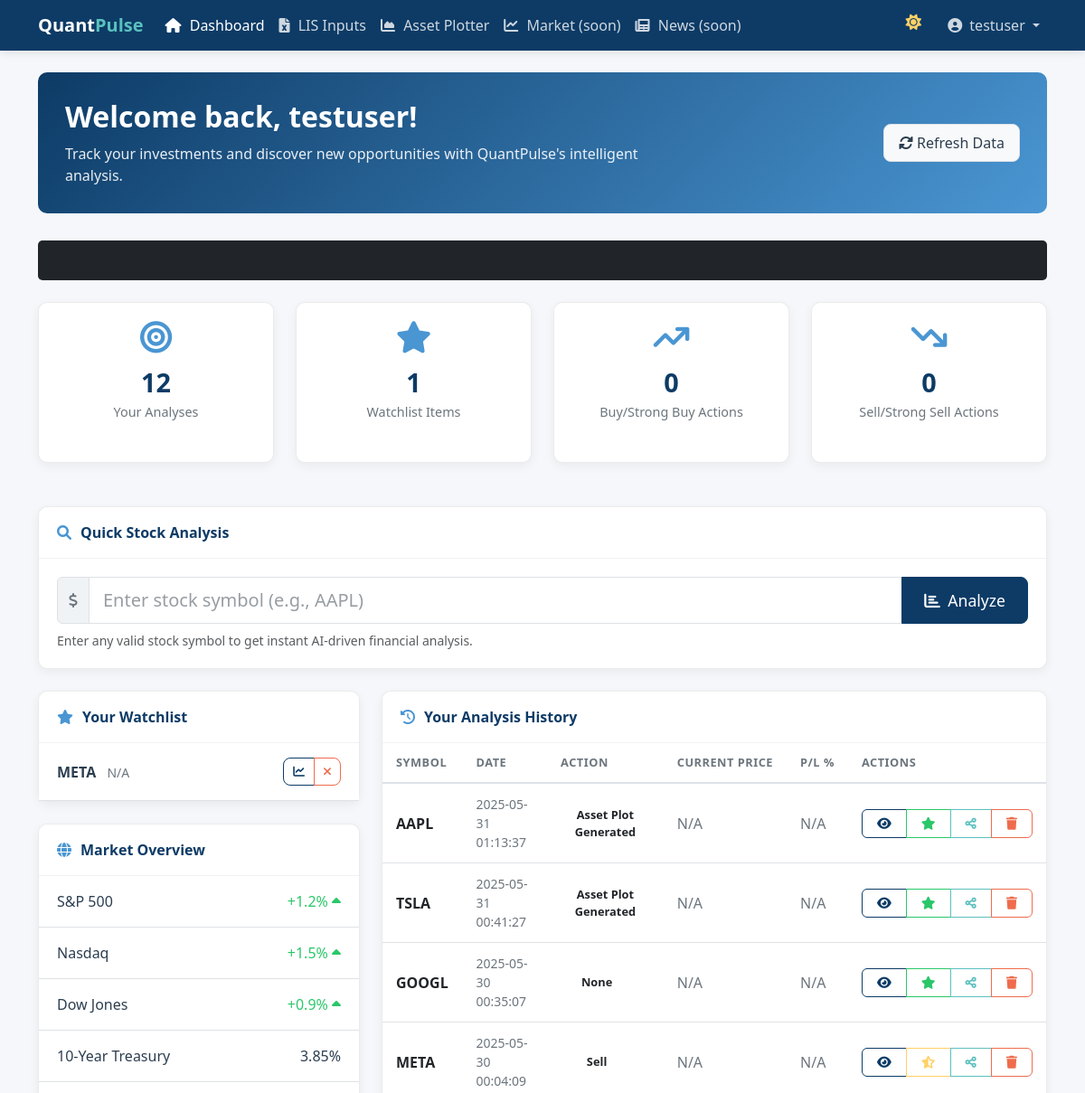
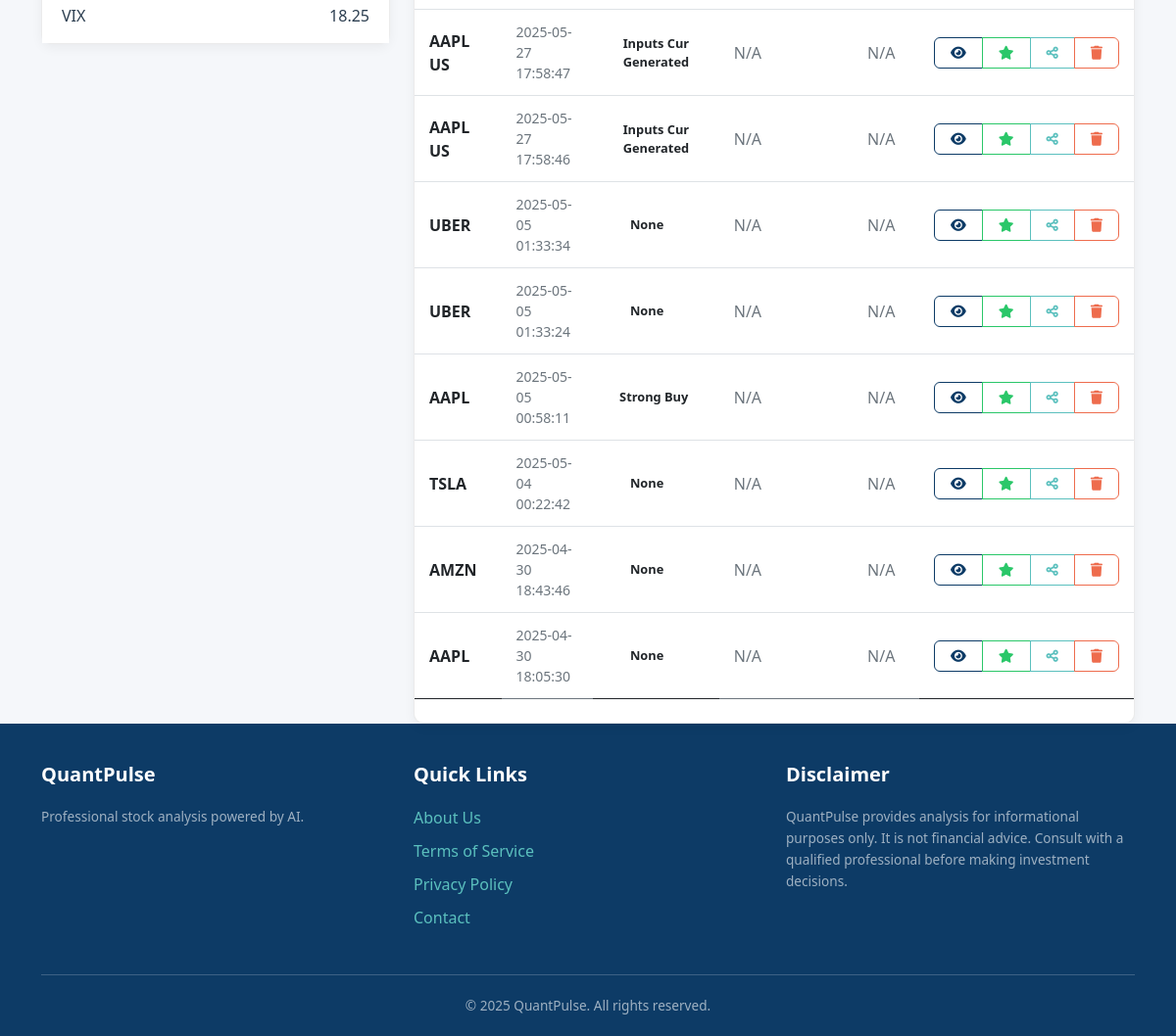
The page / (signed in) on the database its author committed (2 pictures, top to bottom).
### tables this page shows
CREATE TABLE watchlists (
            id INTEGER PRIMARY KEY AUTOINCREMENT,
            user_id INTEGER,
            symbol TEXT NOT NULL,
            UNIQUE(user_id, symbol),
            FOREIGN KEY (user_id) REFERENCES users(id)
        );

CREATE TABLE analyses (
            id INTEGER PRIMARY KEY AUTOINCREMENT,
            user_id INTEGER,
            symbol TEXT NOT NULL,
            analysis_data TEXT NOT NULL,  -- JSON string of analysis result
            timestamp DATETIME DEFAULT CURRENT_TIMESTAMP,
            user_action TEXT,  -- New column for Strong Buy/Sell, Buy/Sell
            FOREIGN KEY (user_id) REFERENCES users(id)
        );

### server.py (the view)
@app.route('/')
def index():
    if 'user_id' not in session:
        return redirect(url_for('login'))
    conn = get_db_connection()
    cursor = conn.cursor()
    cursor.execute('''
        SELECT id, symbol, timestamp, user_action
        FROM analyses
        WHERE user_id = ?
        ORDER BY timestamp DESC
    ''', (session['user_id'],))
    analyses = cursor.fetchall()
    cursor.execute('''
        SELECT symbol
        FROM watchlists
        WHERE user_id = ?
    ''', (session['user_id'],))
    watchlist = [row['symbol'] for row in cursor.fetchall()]
    conn.close()
    return render_template('index.html', analyses=analyses, watchlist=watchlist, username=session['username'])

### server.py (called while the page is built)
@app.context_processor
def inject_now():
  return {'now': datetime.utcnow()}

def get_db_connection():
    conn = sqlite3.connect(DB_FILE)
    conn.row_factory = sqlite3.Row
    return conn

### templates/index.html (shortened to what this page needs)
<!DOCTYPE html>
<html lang="en">
<head>
    <link href="https://cdn.jsdelivr.net/npm/bootstrap@5.3.0/dist/css/bootstrap.min.css" rel="stylesheet">
    <link rel="stylesheet" href="https://cdnjs.cloudflare.com/ajax/libs/font-awesome/6.0.0/css/all.min.css">
    <link rel="stylesheet" href="{{ url_for('static', filename='css/styles.css') }}?v={{ range(1000, 9999) | random }}"> </head>
<body>
    <nav class="navbar navbar-expand-lg navbar-dark sticky-top">
        <div class="container">
            <a class="navbar-brand" href="{{ url_for('index') }}">Quant<span>Pulse</span></a>
            <div class="collapse navbar-collapse" id="navbarNav">
                 <ul class="navbar-nav me-auto mb-2 mb-lg-0">
                    <li class="nav-item">
                        <a class="nav-link active" href="{{ url_for('index') }}"><i class="fas fa-home"></i> Dashboard</a>
                    <li class="nav-item">
                        <a class="nav-link" href="{{ url_for('inputs_cur_page') }}"><i class="fas fa-file-excel"></i> LIS Inputs</a>
                    </li>
                    </li>
                    <li class="nav-item">
                        <a class="nav-link" href="{{ url_for('asset_plotter_page') }}"><i class="fas fa-chart-area"></i> Asset Plotter</a>
                    </li>
                    <li class="nav-item">
                        <a class="nav-link disabled" href="#"><i class="fas fa-chart-line"></i> Market (soon)</a>
                    </li>
                    <li class="nav-item">
                        <a class="nav-link disabled" href="#"><i class="fas fa-newspaper"></i> News (soon)</a>
                    </li>
                 </ul>
                <ul class="navbar-nav ms-auto">
                    <li class="nav-item">
                        <button class="nav-link btn theme-toggle-btn" id="theme-toggle">
                            <i class="fas fa-sun theme-light-icon"></i>
                        </button>
                    </li>
                    <li class="nav-item dropdown">
                        <a class="nav-link dropdown-toggle" href="#" id="navbarDropdownUser" role="button" data-bs-toggle="dropdown" aria-expanded="false">
                            <i class="fas fa-user-circle me-1"></i> {{ username }}
                        </a>
                    </li>
                </ul>
            </div>
        </div>
    </nav>
    <div class="main-content container mt-4">
        <div class="welcome-card">
            <div class="row align-items-center">
                <div class="col-md-8">
                    <h2>Welcome back, {{ username }}!</h2>
                    <p>Track your investments and discover new opportunities with QuantPulse's intelligent analysis.</p>
                </div>
                <div class="col-md-4 text-md-end mt-3 mt-md-0">
                    <button class="btn btn-light" id="refresh-data" title="Refresh dashboard data">
                        <i class="fas fa-sync-alt"></i> Refresh Data
                    </button>
                </div>
            </div>
        </div>
        <div class="ticker-container">
            <div class="ticker-tape">
            </div>
        </div>
        <div class="row mb-4">
            <div class="col-lg-3 col-md-6 mb-4">
                <div class="card stats-card">
                    <i class="fas fa-bullseye"></i>
                    <h3 id="analysis-count">{{ analyses|length }}</h3>
                    <p>Your Analyses</p>
                </div>
            </div>
            <div class="col-lg-3 col-md-6 mb-4">
                <div class="card stats-card">
                    <i class="fas fa-star"></i>
                    <h3 id="watchlist-count">{{ watchlist|length }}</h3>
                    <p>Watchlist Items</p>
                </div>
            </div>
            <div class="col-lg-3 col-md-6 mb-4">
                <div class="card stats-card">
                    <i class="fas fa-arrow-trend-up"></i>
                    <h3 id="buy-count">0</h3>
                    <p>Buy/Strong Buy Actions</p>
                </div>
            </div>
            <div class="col-lg-3 col-md-6 mb-4">
                <div class="card stats-card">
                    <i class="fas fa-arrow-trend-down"></i>
                    <h3 id="sell-count">0</h3>
                    <p>Sell/Strong Sell Actions</p>
                </div>
            </div>
        </div>
        <div class="card quick-stock-analysis-card">
            <div class="card-header">
                <i class="fas fa-search"></i> Quick Stock Analysis
            </div>
            <div class="card-body">
                <form id="analyze-form" novalidate>
                    <div class="input-group">
                        <span class="input-group-text"><i class="fas fa-dollar-sign"></i></span>
                        <input type="text" class="form-control form-control-lg" id="symbol" placeholder="Enter stock symbol (e.g., AAPL)" required>
                        <button type="submit" class="btn btn-primary btn-lg"><i class="fas fa-chart-bar me-1"></i> Analyze</button>
                    </div>
                    <div class="form-text mt-2">Enter any valid stock symbol to get instant AI-driven financial analysis.</div>
                </form>
            </div>
        </div>
        <div class="row mt-4">
            <div class="col-lg-4 mb-4 mb-lg-0">
                <div class="card mb-4">
                    <div class="card-header">
                        <i class="fas fa-star"></i> Your Watchlist
                    </div>
                    <div class="card-body p-0">
                         <ul class="list-group list-group-flush" id="watchlist-container">
                            {% if watchlist %}
                                {% for symbol in watchlist %}
                                    <li class="list-group-item d-flex justify-content-between align-items-center">
                                        <div>
                                            <span class="fw-bold me-2">{{ symbol }}</span>
                                            <span class="price-display small text-muted" data-symbol="{{ symbol }}">$--.--</span>
                                        </div>
                                        <div class="btn-group">
                                            <button class="btn btn-sm btn-outline-primary quick-analyze" data-symbol="{{ symbol }}" title="Quick Analyze">
                                                <i class="fas fa-chart-line"></i>
                                            </button>
                                            <button class="btn btn-sm btn-outline-danger remove-watchlist" data-symbol="{{ symbol }}" title="Remove from Watchlist">
                                                <i class="fas fa-times"></i>
                                            </button>
                                        </div>
                                    </li>
                                {% endfor %}
                             {% endif %}
                        </ul>
                    </div>
                </div>
                 <div class="card">
                    <div class="card-header">
                        <i class="fas fa-globe"></i> Market Overview
                    </div>
                    <div class="card-body p-0">
                        <ul class="list-group list-group-flush">
                            <li class="list-group-item d-flex justify-content-between"><span>S&P 500</span><span class="text-success">+1.2% <i class="fas fa-caret-up"></i></span></li>
                            <li class="list-group-item d-flex justify-content-between"><span>Nasdaq</span><span class="text-success">+1.5% <i class="fas fa-caret-up"></i></span></li>
                            <li class="list-group-item d-flex justify-content-between"><span>Dow Jones</span><span class="text-success">+0.9% <i class="fas fa-caret-up"></i></span></li>
                            <li class="list-group-item d-flex justify-content-between"><span>10-Year Treasury</span><span>3.85%</span></li>
                            <li class="list-group-item d-flex justify-content-between"><span>VIX</span><span>18.25</span></li>
                        </ul>
                    </div>
                </div>
            </div>
            <div class="col-lg-8">
                <div class="card h-100 analysis-history-card">
                    <div class="card-header">
                        <i class="fas fa-history"></i> Your Analysis History
                    </div>
                     <div class="card-body p-0">
                        {% if analyses %}
                            <div class="table-responsive">
                                <table class="table table-hover mb-0" id="analyses-table">
                                    <thead>
                                        <tr>
                                            <th>Symbol</th>
                                            <th>Date</th>
                                            <th>Action</th>
                                            <th>Current Price</th>
                                            <th>P/L %</th>
                                            <th>Actions</th>
                                        </tr>
                                    </thead>
                                    <tbody>
                                        {% for analysis in analyses %}
                                            <tr>
                                                <td class="fw-bold">{{ analysis['symbol'] }}</td>
                                                <td class="small text-muted">{{ analysis['timestamp'] if analysis['timestamp'] else 'N/A' }}</td>
                                                <td>
                                                    <span class="action-badge {{ analysis['user_action']|default('none') }}">
                                                        {{ analysis['user_action']|replace('_', ' ')|default('None') }}
                                                    </span>
                                                </td>
                                                <td class="current-price text-muted" data-symbol="{{ analysis['symbol'] }}">$--.--</td>
                                                <td class="profit-loss text-muted">--.--%</td>
                                                <td>
                                                    <div class="btn-group btn-group-sm">
                                                        <a href="{{ url_for('view_analysis', analysis_id=analysis['id']) }}" class="btn btn-outline-primary" title="View Details">
                                                            <i class="fas fa-eye"></i>
                                                        </a>
                                                        <button class="btn btn-outline-success add-watchlist {% if analysis['symbol'] in watchlist %}d-none{% endif %}" data-symbol="{{ analysis['symbol'] }}" title="Add to Watchlist">
                                                            <i class="fas fa-star"></i>
                                                        </button>
                                                        <button class="btn btn-outline-warning remove-watchlist-alt " data-symbol="{{ analysis['symbol'] }}" title="Remove from Watchlist">
                                                            <i class="fas fa-star-half-alt"></i>
                                                        </button>
                                                        <button class="btn btn-outline-info share-analysis" data-id="{{ analysis['id'] }}" title="Share Analysis">
                                                            <i class="fas fa-share-alt"></i>
                                                        </button>
                                                        <button class="btn btn-outline-danger delete-analysis" data-id="{{ analysis['id'] }}" title="Delete Analysis">
                                                            <i class="fas fa-trash"></i>
                                                        </button>
                                                    </div>
                                                </td>
                                            </tr>
                                        {% endfor %}
                                    </tbody>
                                </table>
                            </div>
                        {% else %}
                            <div class="text-center text-muted p-5" id="empty-analyses">
                                <i class="fas fa-folder-open fa-3x mb-3"></i>
                                <p class="mb-1">No analyses performed yet.</p>
                                <p class="small mb-0">Use the analysis form above to get started.</p>
                            </div>
                        {% endif %}
                    </div>
                </div>
            </div>
        </div> </div> <footer class="footer">
        <div class="container">
             <div class="row">
                <div class="col-md-4 mb-4 mb-md-0">
                    <h5>Quant<span>Pulse</span></h5>
                    <p class="small">Professional stock analysis powered by AI.</p>
                </div>
                <div class="col-md-4 mb-4 mb-md-0">
                    <h5>Quick Links</h5>
                    <ul class="list-unstyled">
                        <li><a href="#">About Us</a></li>
                        <li><a href="#">Terms of Service</a></li>
                        <li><a href="#">Privacy Policy</a></li>
                        <li><a href="#">Contact</a></li>
                    </ul>
                </div>
                <div class="col-md-4">
                    <h5>Disclaimer</h5>
                    <p class="small">QuantPulse provides analysis for informational purposes only. It is not financial advice. Consult with a qualified professional before making investment decisions.</p>
                </div>
            </div>
            <div class="text-center footer-bottom">
                <p class="small mb-0">&copy; {{ now.year }} QuantPulse. All rights reserved.</p>
            </div>
        </div>
    </footer>
     <div id="toast-container" class="position-fixed bottom-0 end-0 p-3" style="z-index: 1056"></div>
</body>
</html>

### rows shown on the page
watchlists: symbol "META"
analyses: symbol "AAPL", timestamp "2025-05-31 01:13:37", user_action "Asset Plot Generated"
analyses: symbol "TSLA", timestamp "2025-05-31 00:41:27", user_action "Asset Plot Generated"
analyses: symbol "GOOGL", timestamp "2025-05-30 00:35:07", user_action "None"
analyses: symbol "META", timestamp "2025-05-30 00:04:09", user_action "Sell"
analyses: symbol "AAPL US", timestamp "2025-05-27 17:58:47", user_action "Inputs Cur Generated"
analyses: symbol "AAPL US", timestamp "2025-05-27 17:58:46", user_action "Inputs Cur Generated"
analyses: symbol "UBER", timestamp "2025-05-05 01:33:34", user_action "None"
analyses: symbol "UBER", timestamp "2025-05-05 01:33:24", user_action "None"
analyses: symbol "AAPL", timestamp "2025-05-05 00:58:11", user_action "Strong Buy"
analyses: symbol "TSLA", timestamp "2025-05-04 00:22:42", user_action "None"
analyses: symbol "AMZN", timestamp "2025-04-30 18:43:46", user_action "None"
analyses: symbol "AAPL", timestamp "2025-04-30 18:05:30", user_action "None"

### other values the page prints
{{ username }} "testuser"
{{ analyses|length }} "12"
{{ watchlist|length }} "1"
